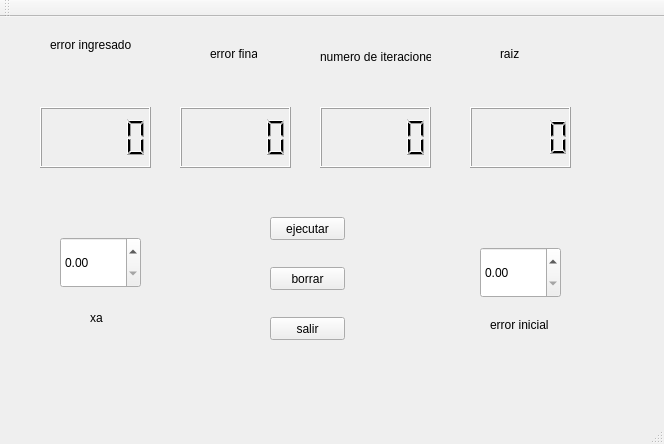
<?xml version="1.0" encoding="UTF-8"?>
<ui version="4.0">
 <class>fijo</class>
 <widget class="QMainWindow" name="fijo">
  <property name="geometry">
   <rect>
    <x>0</x>
    <y>0</y>
    <width>664</width>
    <height>444</height>
   </rect>
  </property>
  <property name="windowTitle">
   <string>fijo</string>
  </property>
  <widget class="QWidget" name="centralWidget">
   <widget class="QDoubleSpinBox" name="xa">
    <property name="geometry">
     <rect>
      <x>60</x>
      <y>220</y>
      <width>81</width>
      <height>51</height>
     </rect>
    </property>
   </widget>
   <widget class="QDoubleSpinBox" name="e1">
    <property name="geometry">
     <rect>
      <x>480</x>
      <y>230</y>
      <width>81</width>
      <height>51</height>
     </rect>
    </property>
   </widget>
   <widget class="QLCDNumber" name="lcdvalor">
    <property name="geometry">
     <rect>
      <x>470</x>
      <y>90</y>
      <width>101</width>
      <height>61</height>
     </rect>
    </property>
   </widget>
   <widget class="QLCDNumber" name="lcdef">
    <property name="geometry">
     <rect>
      <x>180</x>
      <y>90</y>
      <width>111</width>
      <height>61</height>
     </rect>
    </property>
   </widget>
   <widget class="QLCDNumber" name="lcdei">
    <property name="geometry">
     <rect>
      <x>40</x>
      <y>90</y>
      <width>111</width>
      <height>61</height>
     </rect>
    </property>
   </widget>
   <widget class="QPushButton" name="borrar">
    <property name="geometry">
     <rect>
      <x>270</x>
      <y>250</y>
      <width>75</width>
      <height>23</height>
     </rect>
    </property>
    <property name="text">
     <string>borrar</string>
    </property>
   </widget>
   <widget class="QPushButton" name="salir">
    <property name="geometry">
     <rect>
      <x>270</x>
      <y>300</y>
      <width>75</width>
      <height>23</height>
     </rect>
    </property>
    <property name="text">
     <string>salir</string>
    </property>
   </widget>
   <widget class="QLabel" name="label">
    <property name="geometry">
     <rect>
      <x>90</x>
      <y>290</y>
      <width>31</width>
      <height>21</height>
     </rect>
    </property>
    <property name="text">
     <string>xa</string>
    </property>
   </widget>
   <widget class="QLabel" name="label_2">
    <property name="geometry">
     <rect>
      <x>490</x>
      <y>300</y>
      <width>61</width>
      <height>16</height>
     </rect>
    </property>
    <property name="text">
     <string>error inicial</string>
    </property>
   </widget>
   <widget class="QLabel" name="label_3">
    <property name="geometry">
     <rect>
      <x>50</x>
      <y>20</y>
      <width>91</width>
      <height>16</height>
     </rect>
    </property>
    <property name="text">
     <string>error ingresado</string>
    </property>
   </widget>
   <widget class="QLabel" name="label_4">
    <property name="geometry">
     <rect>
      <x>210</x>
      <y>30</y>
      <width>47</width>
      <height>13</height>
     </rect>
    </property>
    <property name="text">
     <string>error final</string>
    </property>
   </widget>
   <widget class="QLabel" name="label_5">
    <property name="geometry">
     <rect>
      <x>500</x>
      <y>30</y>
      <width>47</width>
      <height>13</height>
     </rect>
    </property>
    <property name="text">
     <string>raiz</string>
    </property>
   </widget>
   <widget class="QPushButton" name="ejecutar">
    <property name="geometry">
     <rect>
      <x>270</x>
      <y>200</y>
      <width>75</width>
      <height>23</height>
     </rect>
    </property>
    <property name="text">
     <string>ejecutar</string>
    </property>
   </widget>
   <widget class="QLCDNumber" name="lcdvalori">
    <property name="geometry">
     <rect>
      <x>320</x>
      <y>90</y>
      <width>111</width>
      <height>61</height>
     </rect>
    </property>
   </widget>
   <widget class="QLabel" name="label_6">
    <property name="geometry">
     <rect>
      <x>320</x>
      <y>30</y>
      <width>111</width>
      <height>20</height>
     </rect>
    </property>
    <property name="text">
     <string>numero de iteraciones</string>
    </property>
   </widget>
  </widget>
  <widget class="QMenuBar" name="menuBar">
   <property name="geometry">
    <rect>
     <x>0</x>
     <y>0</y>
     <width>664</width>
     <height>21</height>
    </rect>
   </property>
  </widget>
  <widget class="QToolBar" name="mainToolBar">
   <attribute name="toolBarArea">
    <enum>TopToolBarArea</enum>
   </attribute>
   <attribute name="toolBarBreak">
    <bool>false</bool>
   </attribute>
  </widget>
  <widget class="QStatusBar" name="statusBar"/>
 </widget>
 <layoutdefault spacing="6" margin="11"/>
 <resources/>
 <connections/>
</ui>
